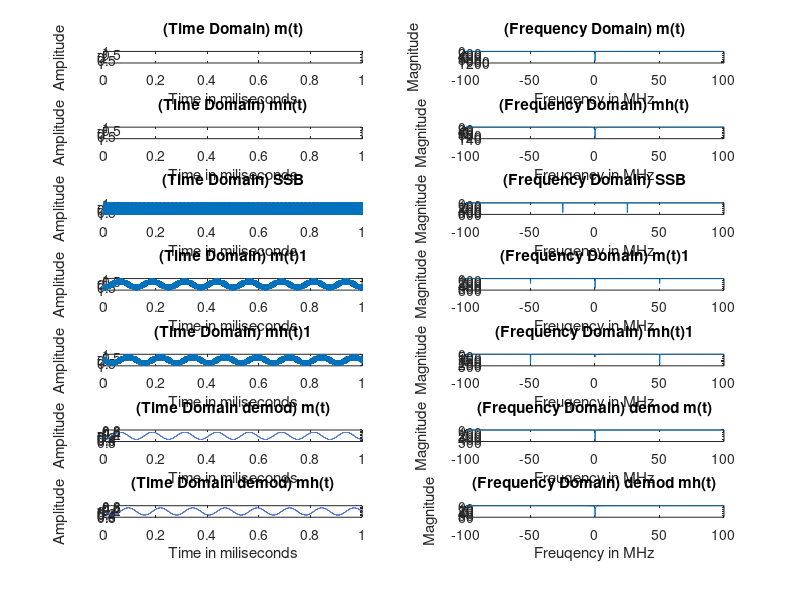

Recreate this plot in MATLAB.
% INITIALIZING VALUES
close all
fs=200e6;
t=0:1/fs:0.001;
fft_length=1024;
f=linspace(-fs/2,fs/2,fft_length);
 
% MESSAGE SIGNAL
am=1;
fm=8e3;
mt=am*cos(2*pi*fm*t);
fmt=abs(fftshift(fft(mt,fft_length)));
subplot(721)
plot(t*1e3,mt)
title(' (Time Domain) m(t) ')
xlabel('Time in miliseconds')
ylabel('Amplitude')
subplot(722)
plot(f/1e6,fmt)
title (' (Frequency Domain) m(t) ')
xlabel('Freuqency in MHz')
ylabel('Magnitude')
 
% HILBERT TRANSFORMED MESSAGE SIGNAL
am=1;
fm=8e3;
mht=am*sin(2*pi*fm*t);
fmht=abs(fftshift(fft(mht,fft_length)));
subplot(723)
plot(t*1e3,mht)
title(' (Time Domain) mh(t) ')
xlabel('Time in miliseconds')
ylabel('Amplitude')
subplot(724)
plot(f/1e6,fmht)
title (' (Frequency Domain) mh(t) ')
xlabel('Freuqency in MHz')
ylabel('Magnitude')
 
% SSB
fc=25e6;
ssb=mt.*cos(2*pi*fc*t)+mht.*sin(2*pi*fc*t);
subplot(725)
plot(t*1e3,ssb)
title(' (Time Domain) SSB ')
xlabel('Time in miliseconds')
ylabel('Amplitude')
fssb=abs(fftshift(fft(ssb,fft_length)));
subplot(726)
plot(f/1e6,fssb)
title (' (Frequency Domain) SSB ')
xlabel('Freuqency in MHz')
ylabel('Magnitude')
 
% PASSING ACTUAL MESSAGE SIGNAL THROUGH COHERENT DETECTOR
mt1=ssb.*cos(2*pi*fc*t)
subplot(727)
plot(t*1e3,mt1)
title(' (Time Domain) m(t)1 ')
xlabel('Time in miliseconds')
ylabel('Amplitude')
fmt1=abs(fftshift(fft(mt1,fft_length)));
subplot(728)
plot(f/1e6,fmt1)
title (' (Frequency Domain) m(t)1 ')
xlabel('Freuqency in MHz')
ylabel('Magnitude')
 
% PASSING HILBERT TRANSFORMED SIGNAL THROUGH COHERENT DETECTOR
mht1=ssb.*sin(2*pi*fc*t);
subplot(729)
plot(t*1e3,mht1)
title(' (Time Domain) mh(t)1 ')
xlabel('Time in miliseconds')
ylabel('Amplitude')
fmht1=abs(fftshift(fft(mht1,fft_length)));
subplot(7,2,10)
plot(f/1e6,fmht1)
title (' (Frequency Domain) mh(t)1 ')
xlabel('Freuqency in MHz')
ylabel('Magnitude')
 
% DEMODULATING ACTUAL MESSAGE SIGNAL AND HILBERT TRANSFORMED SIGNAL
fcut=10e3
wn=(2/fs)*fcut;
b=fir1(100,wn,'low');
x=filter(b,1,mt1);
subplot(7,2,11)
plot(t*1e3,x)
title(' (Time Domain demod) m(t) ')
xlabel('Time in miliseconds')
ylabel('Amplitude')
fx=abs(fftshift(fft(x,fft_length)));
subplot(7,2,12)
plot(f/1e6,fx)
title (' (Frequency Domain) demod m(t) ')
xlabel('Freuqency in MHz')
ylabel('Magnitude')
 
x1=filter(b,1,mht1);
subplot(7,2,13)
plot(t*1e3,x1)
title(' (Time Domain demod) mh(t) ')
xlabel('Time in miliseconds')
ylabel('Amplitude')
fx1=abs(fftshift(fft(x1,fft_length)));
subplot(7,2,14)
plot(f/1e6,fx1)
title (' (Frequency Domain) demod mh(t) ')
xlabel('Freuqency in MHz')
ylabel('Magnitude')
